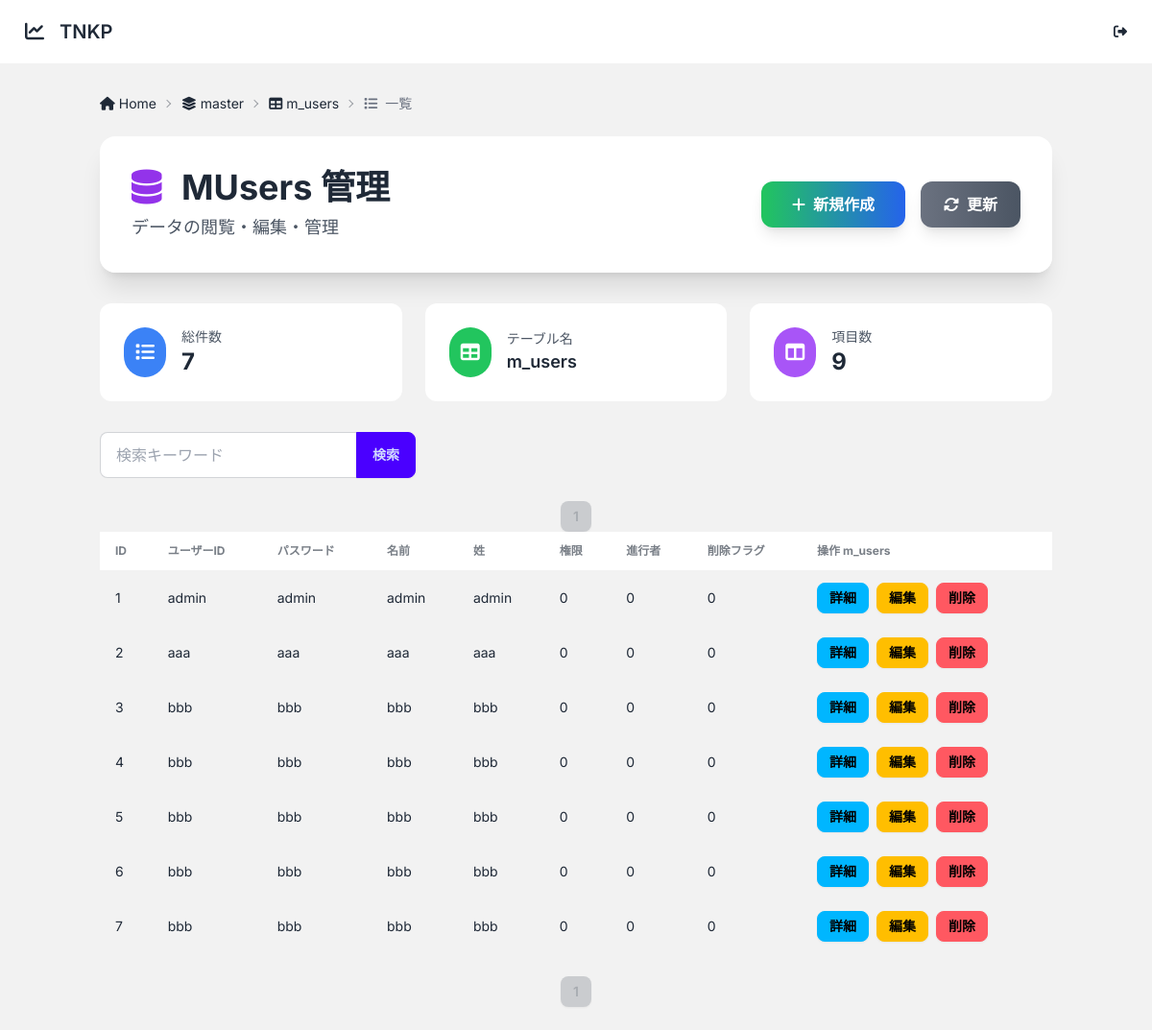
Before: /master/m_users/ (signed in) with the older database file.
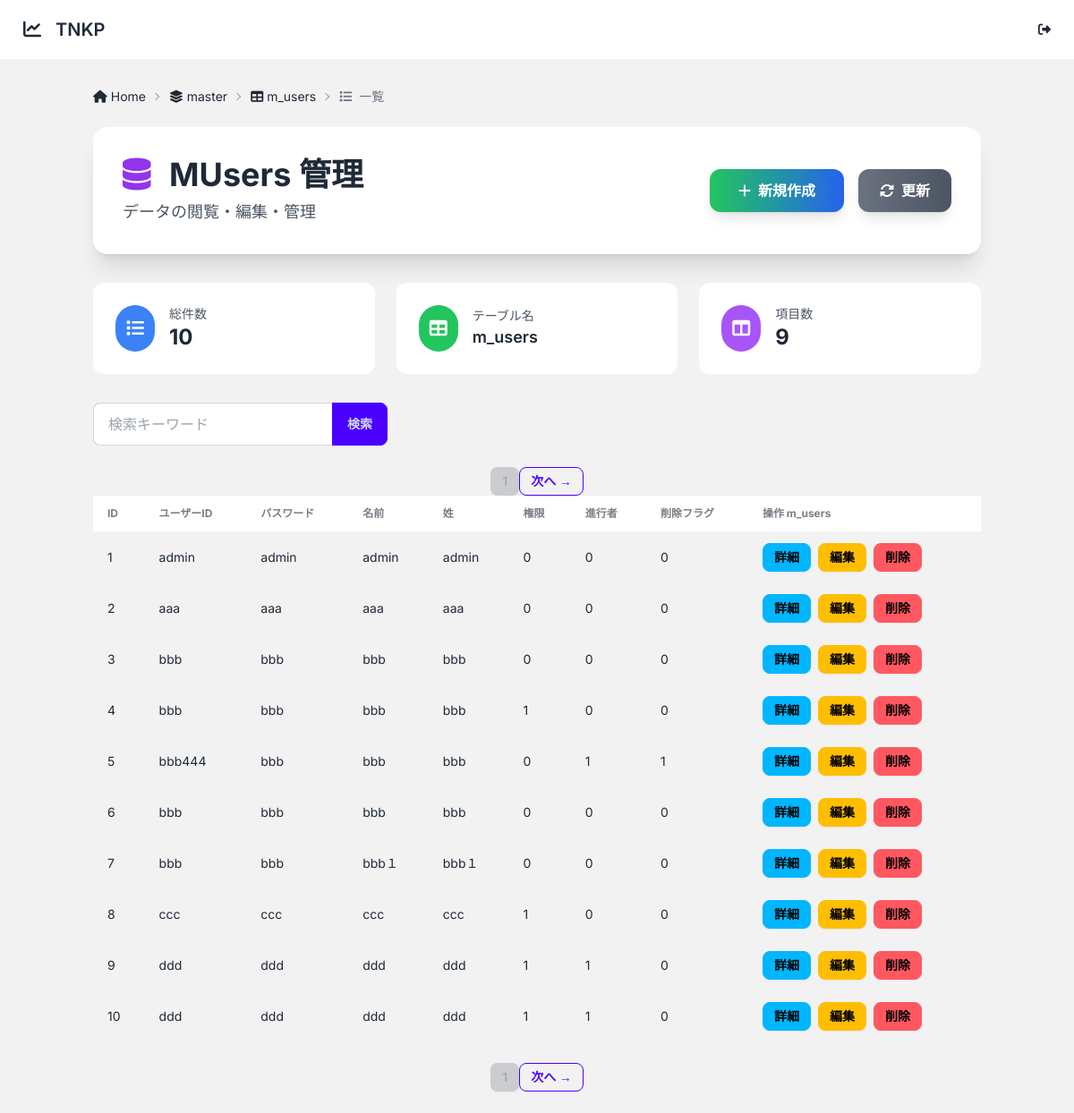
After: the same page with the newer database file.
### server/tnkp/app/models/m_users.py (models this page shows)
class MUsers(BaseModel):
    __tablename__ = "m_users"
    __categoryname__ = "master"
    __is_view__ = False
    id = Column(Integer, primary_key=True)
    userid = Column(String(50))
    passwd = Column(String(100))
    fname = Column(String(50))
    lname = Column(String(50))
    permission = Column(Integer)
    facilitator = Column(Integer)
    delflg = Column(Integer)

### server/tnkp/app/core/base_crud.py (the view)
        @router.get("/", response_class=HTMLResponse)
        async def read_items(
            request: Request,
            db: Session = Depends(get_db),
            current_user=Depends(get_current_user),
            page: int = 1,
            per_page: int = 10,
            q: str = None
        ):
            query = db.query(model)
            if q:
                filters = [
                    col.ilike(f"%{q}%")
                    for col in model.__table__.columns
                    if hasattr(col.type, "python_type") and col.type.python_type == str
                ]
                if filters:
                    query = query.filter(or_(*filters))
            total = query.count()
            items = query.offset((page - 1) * per_page).limit(per_page).all()
            from app.utils.yaml_loader import get_list_fields
            fields = get_list_fields(model.__tablename__)
            return templates.TemplateResponse(
                f"{template_base}/list.html",
                {
                    "request": request,
                    "items": items,
                    "fields": fields,
                    "model": model,
                    "table_name": model.__tablename__,
                    "model_name": model.__name__,
                    "page": page,
                    "per_page": per_page,
                    "total": total,
                    "q": q or "",
                    "pk_name": pk_name,
                    "breadcrumbs": build_breadcrumbs(model, "一覧", "fas fa-list", True)
                }
            )

### server/tnkp/app/templates/m_users/list.html
{% extends "base_list.html" %}
{% block header_title %}{{ model_name }} 管理{% endblock %}

### server/tnkp/app/templates/base_list.html (shortened to what this page needs)
{% extends "base.html" %}
{% block content %}
<div class="container mx-auto">
    {% if model.__categoryname__ %}
        {% set new_url = '/' ~ model.__categoryname__ ~  '/' + model.__tablename__ ~ '/new' %}
    {% else %}
        {% set new_url = '/' ~ model.__tablename__ ~ '/new' %}
    {% endif %}
    <div class="hidden lg:block fade-in mb-8">
        <div class="glass-effect rounded-2xl p-8 shadow-xl">
            <div class="flex items-center justify-between">
                <div>
                    <h1 class="text-4xl font-bold text-gray-800 mb-2">
                        <i class="fas fa-database text-purple-600 mr-3"></i>
                        {% block header_title %}データ管理{% endblock %}
                    </h1>
                    <p class="text-lg text-gray-600">データの閲覧・編集・管理</p>
                </div>
                <div class="flex space-x-4">
                    <a href="{{ new_url }}"
                       class="btn-modern bg-gradient-to-r from-green-500 to-blue-600 text-white px-8 py-3 rounded-xl font-semibold hover:from-green-600 hover:to-blue-700 transform hover:scale-105 shadow-lg">
                        <i class="fas fa-plus mr-2"></i>新規作成
                    </a>
                    <button onclick="location.reload()"
                            class="btn-modern bg-gradient-to-r from-gray-500 to-gray-600 text-white px-6 py-3 rounded-xl font-semibold hover:from-gray-600 hover:to-gray-700 transform hover:scale-105 shadow-lg">
                        <i class="fas fa-sync-alt mr-2"></i>更新
                    </button>
                </div>
            </div>
        </div>
    </div>
    <div class="slide-in grid grid-cols-1 sm:grid-cols-2 lg:grid-cols-3 gap-4 lg:gap-6 mb-6 lg:mb-8">
        {% block stats_cards %}
        <div class="glass-effect rounded-xl p-4 lg:p-6 card-hover">
            <div class="flex items-center">
                <div class="bg-blue-500 rounded-full p-2 lg:p-3 mr-3 lg:mr-4">
                    <i class="fas fa-list text-white text-lg lg:text-xl"></i>
                </div>
                <div>
                    <p class="text-gray-600 text-xs lg:text-sm">総件数</p>
                    <p class="text-xl lg:text-2xl font-bold text-gray-800">{{ items|length }}</p>
                </div>
            </div>
        </div>
        <div class="glass-effect rounded-xl p-4 lg:p-6 card-hover">
            <div class="flex items-center">
                <div class="bg-green-500 rounded-full p-2 lg:p-3 mr-3 lg:mr-4">
                    <i class="fas fa-table text-white text-lg lg:text-xl"></i>
                </div>
                <div>
                    <p class="text-gray-600 text-xs lg:text-sm">テーブル名</p>
                    <p class="text-sm lg:text-lg font-semibold text-gray-800">{{ table_name }}</p>
                </div>
            </div>
        </div>
        <div class="glass-effect rounded-xl p-4 lg:p-6 card-hover sm:col-span-2 lg:col-span-1">
            <div class="flex items-center">
                <div class="bg-purple-500 rounded-full p-2 lg:p-3 mr-3 lg:mr-4">
                    <i class="fas fa-columns text-white text-lg lg:text-xl"></i>
                </div>
                <div>
                    <p class="text-gray-600 text-xs lg:text-sm">項目数</p>
                    <p class="text-xl lg:text-2xl font-bold text-gray-800">{{ fields|length + 1 }}</p>
                </div>
            </div>
        </div>
        {% endblock %}
    </div>
    {% include "partials/_search.html" with context %}
    {% include "partials/_pagination.html" with context %}
    <div class="hidden lg:block">
        {% include "partials/_table.html" with context %}
    </div>
    {% include "partials/_pagination.html" with context %}
</div>
{% endblock %}

### server/tnkp/app/templates/base.html (shortened to what this page needs)
<!DOCTYPE html>
<html lang="ja" data-theme="light">
<head>
    <link href="https://cdn.jsdelivr.net/npm/daisyui@latest/dist/full.css"  rel="stylesheet" type="text/css" />
    <script src="https://cdn.tailwindcss.com"></script>
    <link href="https://cdnjs.cloudflare.com/ajax/libs/font-awesome/6.4.0/css/all.min.css"  rel="stylesheet">
</head>
<body class="bg-base-200">
<nav class="navbar bg-base-100 sticky top-0 z-50 glass-effect">
  <div class="flex-1">
    <a href="/" class="btn btn-ghost normal-case text-xl">
        <i class="fas fa-chart-line mr-2"></i>TNKP
    </a>
  </div>
  <div class="flex-none gap-2">
    <a href="/logout" class="btn btn-square btn-ghost"><i class="fas fa-sign-out-alt"></i></a>
  </div>
</nav>
<div class="container mx-auto px-4 py-6">
    {% include "partials/_breadcrumbs.html" with context %}
    {% block content %}
    {% endblock %}
</div>
</body>
</html>

### server/tnkp/app/templates/partials/_breadcrumbs.html (shortened to what this page needs)
{% if breadcrumbs %}
<nav class="text-sm breadcrumbs mb-4 fade-in">
  <ul>
    {% for crumb in breadcrumbs %}
    <li>
      {% if crumb.href %}
        <a href="{{ crumb.href }}">
          {% if crumb.icon %}
            <i class="{{ crumb.icon }} mr-1"></i>
          {% endif %}
          {{ crumb.title }}
        </a>
      {% else %}
        <span class="text-gray-500">
          {% if crumb.icon %}
            <i class="{{ crumb.icon }} mr-1"></i>
          {% endif %}
          {{ crumb.title }}
        </span>
      {% endif %}
    </li>
    {% endfor %}
  </ul>
</nav>
{% endif %}

### server/tnkp/app/templates/partials/_search.html
<form method="get" class="mb-4">
    <div class="join">
        <input type="text" name="q" value="{{ q }}" placeholder="検索キーワード"
               class="input input-bordered join-item">
        <button type="submit" class="btn btn-primary join-item">検索</button>
    </div>
</form>

### server/tnkp/app/templates/partials/_pagination.html (shortened to what this page needs)
<div class="mt-6 flex justify-center">
    <span class="btn btn-disabled btn-sm">{{ page }}</span>
    {% if total > page * per_page %}
    <a href="?page={{ page + 1 }}&q={{ q }}" class="btn btn-outline btn-primary btn-sm">次へ →</a>
    {% endif %}
</div>

### server/tnkp/app/templates/partials/_table.html (shortened to what this page needs)
<div class="slide-in overflow-x-auto">
    {% if model.__categoryname__ %}
        {% set url = "/" + model.__categoryname__ +  "/" + table_name %}
    {% else %}
        {% set url = "/" + table_name %}
    {% endif %}
    <table class="table table-zebra table-pin-rows w-full">
        <thead>
        <tr>
            {% for field in fields %}
            <th>{{ field.label or field.name }}</th>
            {% endfor %}
            <th>操作 {{ model.__tablename__ }} </th>
        </tr>
        </thead>
        <tbody>
        {% for item in items %}
        <tr class="hover">
            {% for field in fields %}
            <td>{{ item[field.name] if item[field.name] is not none else '—' }}</td>
            {% endfor %}
            <td>
                <div class="flex gap-2">
                    <a href="{{ url }}/{{ item[pk_name] }}" class="btn btn-info btn-sm">詳細</a>
                    <a href="{{ url }}/{{ item[pk_name] }}/edit" class="btn btn-warning btn-sm">編集</a>
                    <button hx-delete="{{ url }}/{{ item[pk_name] }}"
                            hx-confirm="本当に削除しますか？"
                            hx-target="closest tr"
                            hx-swap="outerHTML swap:1s"
                            class="btn btn-error btn-sm">削除</button>
                </div>
            </td>
        </tr>
        {% endfor %}
        </tbody>
    </table>
</div>

### server/tnkp/app/templates/base.html (style rules this page uses)
body { font-family: 'Inter', sans-serif; }
.glass-effect { background: rgba(255, 255, 255, 0.95); backdrop-filter: blur(20px); border: 1px solid rgba(255, 255, 255, 0.2); }
.fade-in { animation: fadeIn 0.8s ease-out forwards; }
.slide-in { animation: slideIn 0.6s ease-out forwards; }

Changed rows visible on the page:
added MUsers: id "8" "ccc" "ccc" "ccc" "ccc" "1" "0" "0"
added MUsers: id "9" "ddd" "ddd" "ddd" "ddd" "1" "1" "0"
added MUsers: id "10" "ddd" "ddd" "ddd" "ddd" "1" "1" "0"
Other visible differences:
{{ items|length }}: "7" → "10"
text now shown: "次へ → 次へ →"
new list line: "1"
new list line: "bbb444"
new list line: "bbb１"
list line gone: "0"
list line gone: "bbb"
